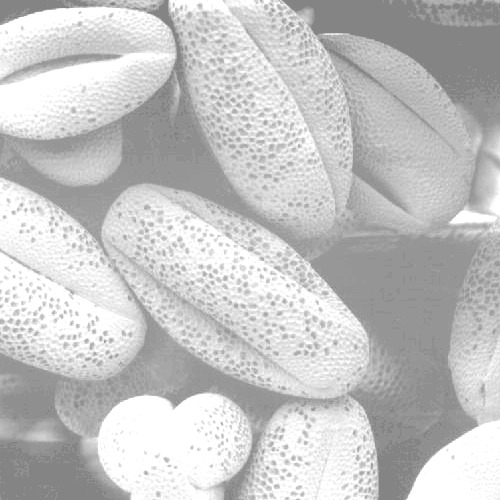
#> input picture part1_DIP_weeks01-08/week03_histogram_processing/input/Fig0316(1)(top_left).tif, 500 x 500 px
$ python histogram_eq_present.py
#> lines starting #> are read from the running program, lines starting #| are printed output that depends on the picture
#> in plot_histograms_compare, img is the input picture: PIL image 500x500 L; min 132, max 255, mean 196.4
import numpy as np
import matplotlib.pyplot as plt
from PIL import Image

# ====== HÀM: Histogram Equalization ======
def histogram_equalization(img_gray):
    flat = img_gray.ravel()
    hist = np.bincount(flat, minlength=256)
#> hist = 256 values, max 28659 at index 255, min 0 at index 0, mean 976.6
    cdf = hist.cumsum()
#> cdf = 256 values from 0 to 250000
    cdf_norm = (cdf - cdf.min()) / (cdf.max() - cdf.min())
#> cdf_norm = 256 values from 0 to 1
    lut = np.floor(255 * cdf_norm + 0.5).astype(np.uint8)
#> lut = 256 values from 0 to 255
    return lut[flat].reshape(img_gray.shape)
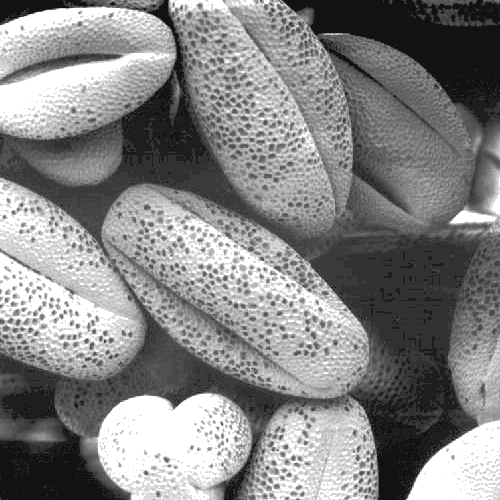
#> returned value: shape (500, 500); min 18, max 255, mean 132.5

# ====== HÀM: Vẽ biểu đồ so sánh dạng cột ======
def plot_histograms_compare(image_path):
    # --- Đọc ảnh & chuyển sang grayscale ---
    img = Image.open(image_path).convert("L")
    img = np.asarray(img)

    # --- Cân bằng histogram ---
    img_eq = histogram_equalization(img)

    # --- Tính histogram (256 bins) & chuẩn hóa về fraction of pixels ---
    h_orig, bins = np.histogram(img, bins=256, range=(0, 256))
#> h_orig has the same summary as hist in histogram_equalization; bins = 257 values from 0 to 256
    h_eq, _ = np.histogram(img_eq, bins=256, range=(0, 256))
#> h_eq has the same summary as hist in histogram_equalization
    p_orig = h_orig / h_orig.sum()
#> p_orig = 256 values, max 0.115 at index 255, min 0 at index 0, mean 0.00391
    p_eq = h_eq / h_eq.sum()
#> p_eq has the same summary as p_orig

    # --- Chuẩn bị trục x và giới hạn y ---
    x = bins[:-1]
#> x = 256 values from 0 to 255
    y_max = max(p_orig.max(), p_eq.max()) * 1.1
#> y_max = 0.126

    # --- VẼ ---
    fig, axes = plt.subplots(2, 2, figsize=(11, 6))

    # Ảnh gốc
    axes[0, 0].imshow(img, cmap='gray', vmin=0, vmax=255)
    axes[0, 0].set_title("Ảnh gốc (Original Image)")
    axes[0, 0].axis("off")

    # Histogram gốc
    axes[0, 1].bar(x, p_orig, width=1.0, color="orange", alpha=0.7)
    axes[0, 1].set_xlim(0, 300)
    axes[0, 1].set_ylim(0, y_max)
    axes[0, 1].set_title("Histogram gốc – Fraction of pixels")
    axes[0, 1].set_xlabel("Gray value (0–255)")
    axes[0, 1].set_ylabel("Fraction of pixels (nₖ / n)")
    axes[0, 1].grid(alpha=0.3)

    # Ảnh sau equalization
    axes[1, 0].imshow(img_eq, cmap='gray', vmin=0, vmax=255)
    axes[1, 0].set_title("Ảnh sau cân bằng Histogram (Equalized Image)")
    axes[1, 0].axis("off")

    # Histogram sau equalization
    axes[1, 1].bar(x, p_eq, width=1.0, color="green", alpha=0.7)
    axes[1, 1].set_xlim(0, 300)
    axes[1, 1].set_ylim(0, y_max)
    axes[1, 1].set_title("Histogram sau cân bằng – Fraction of pixels")
    axes[1, 1].set_xlabel("Gray value (0–255)")
    axes[1, 1].set_ylabel("Fraction of pixels (nₖ / n)")
    axes[1, 1].grid(alpha=0.3)

    plt.suptitle("So sánh Histogram của ảnh gốc và ảnh sau cân bằng", fontsize=14)
    plt.tight_layout(rect=[0, 0, 1, 0.93])
    plt.show()
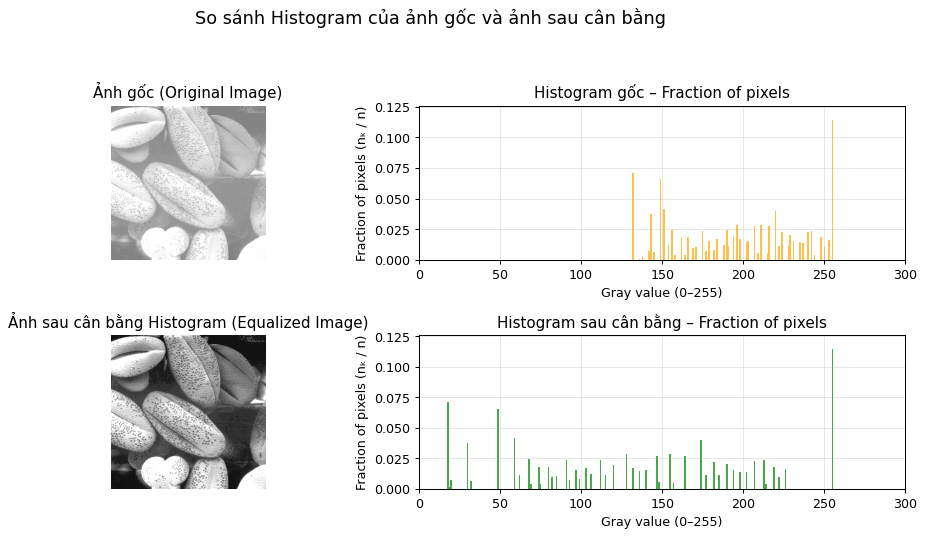
#> figure drawn by matplotlib, 4 panels; panel 2: tallest bar 0.115 high, from x = 254.5 to 255.5; panel 4: tallest bar 0.115 high, from x = 254.5 to 255.5

# ====== CÁCH DÙNG ======
plot_histograms_compare("input/Fig0316(1)(top_left).tif")
